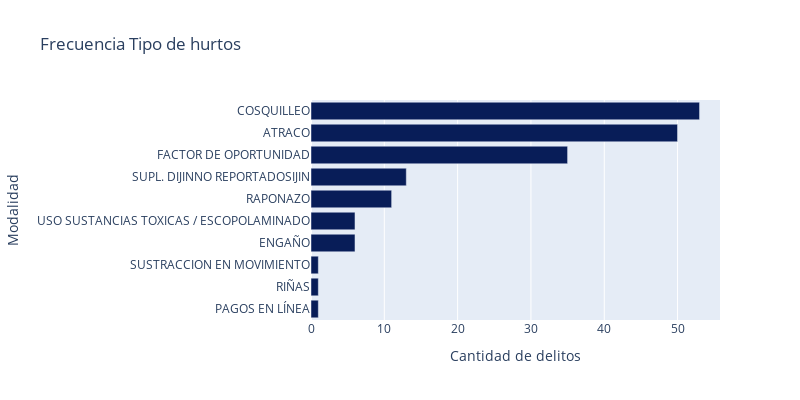

Here is the notebook cell this chart was saved with:
### Code cell
df_crimes_by_mod = df_crimes.groupby(['MODALIDAD']).size().to_frame().reset_index()
df_crimes_by_mod.columns.values[1] = "FRECUENCIA"
fig = px.bar(df_crimes_by_mod, x= "FRECUENCIA", y="MODALIDAD", title='Frecuencia Tipo de hurtos',
             width=800, 
             height=400,
             color_discrete_sequence=px.colors.sequential.YlGnBu_r,
            labels={'FRECUENCIA':'Cantidad de delitos','MODALIDAD':'Modalidad'})
fig.update_yaxes(categoryorder='total ascending')
fig.show()

### Figure 1 — Plotly figure (JSON) as saved in the notebook; plotly's stock layout.template omitted (floating-point values rounded to 4 significant figures)
{"data": [{"alignmentgroup": "True", "hovertemplate": "Cantidad de delitos=%{x}<br>Modalidad=%{y}<extra></extra>", "legendgroup": "", "marker": {"color": "rgb(8,29,88)", "pattern": {"shape": ""}}, "name": "", "offsetgroup": "", "orientation": "h", "showlegend": false, "textposition": "auto", "type": "bar", "x": [50, 53, 6, 35, 1, 11, 1, 13, 1, 6], "xaxis": "x", "y": ["ATRACO", "COSQUILLEO", "ENGAÑO", "FACTOR DE OPORTUNIDAD", "PAGOS EN LÍNEA", "RAPONAZO", "RIÑAS", "SUPL. DIJINNO REPORTADOSIJIN", "SUSTRACCION EN MOVIMIENTO", "USO SUSTANCIAS TOXICAS / ESCOPOLAMINADO"], "yaxis": "y"}], "layout": {"barmode": "relative", "height": 400, "legend": {"tracegroupgap": 0}, "title": {"text": "Frecuencia Tipo de hurtos"}, "width": 800, "xaxis": {"anchor": "y", "domain": [0, 1], "title": {"text": "Cantidad de delitos"}}, "yaxis": {"anchor": "x", "categoryorder": "total ascending", "domain": [0, 1], "title": {"text": "Modalidad"}}}}
